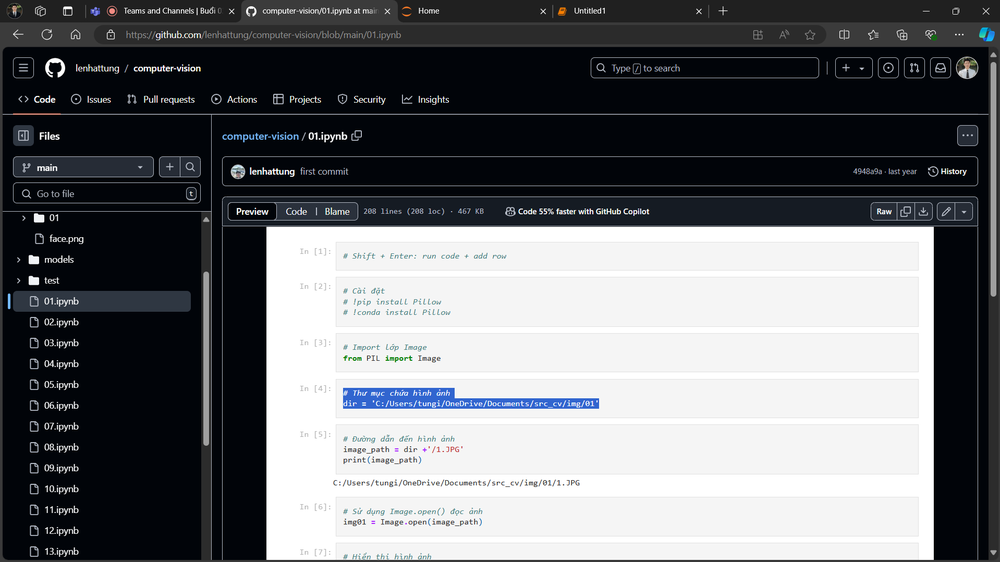
#> input picture img/1.png, 1000 x 562 px, shrunk from 1918 x 1078 before the run, found by its file name
$ jupyter execute Untitled9.ipynb
#> lines starting #> are read from the running program, lines starting #| are printed output that depends on the picture
[cell 1]
from PIL import Image
import matplotlib.pyplot as plt
import numpy as np

[cell 2]
# Đường dẫn ảnh
my_path = 'C:/Users/Administrator/Documents/Hieu2024/ThiGiacMayTinh/BaiTapTGMT/img/1.png'
# Đọc ảnh
im = Image.open(my_path)
#> im is the input picture: PIL image 1000x562 RGBA; mean R, G, B, A 107.7, 109.7, 112.9, 255
plt.imshow(im)

[cell 3]
# Chuyển sang ảnh xám
im_gray = im.convert('L')
plt.imshow(im_gray, cmap='gray')

[cell 4]
im_array = np.array(im_gray)
print(im_array)
#> (printed output is left out)

[cell 5]
# Tạo một hình vẽ mới
plt.figure()
plt.hist(im_array.flatten(), bins=128)
plt.title('Biểu đồ Histogram của ảnh')
plt.xlabel('Giá trị của pixel')
plt.ylabel('Số lượng')
plt.show()
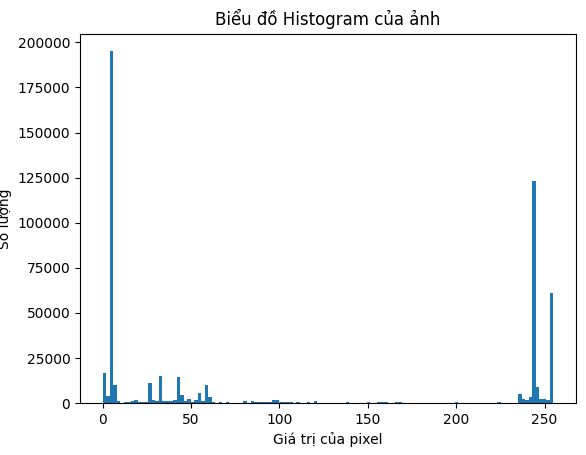
#> figure drawn by matplotlib, 1 panel; tallest bar 195119 high, from x = 3.98 to 5.98

[cell 6]
# Làm nổi bật đường biên
plt.figure()
plt.gray()
plt.contour(im_gray, origin="image")
plt.show()
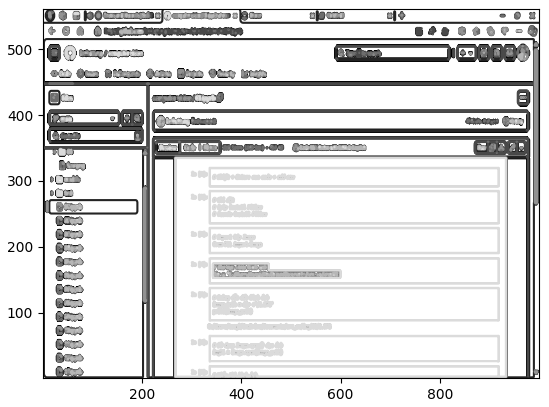
#> figure drawn by matplotlib, 1 panel

[cell 7]
# Đường dẫn ảnh
my_path = 'C:/Users/Administrator/Documents/Hieu2024/ThiGiacMayTinh/BaiTapTGMT/img/1.png'

# Đọc ảnh và hiển thị ảnh với trục tọa độ
im = Image.open(my_path).convert("L")

# Hiển thị ảnh trên trục tọa độ
plt.imshow(im)

# Tạo một ình vẽ mới
plt.figure()

# Đặt màu sắc là xám
plt.gray()

# Vẽ biểu đồ đường biên (contour) của ảnh
plt.contour(im, origin="image")

# Đảm bảo tỷ lệ trục x và trục y trên biểu đồ là bằng nhau
plt.axis('equal')

# hiển thị ảnh
plt.show()
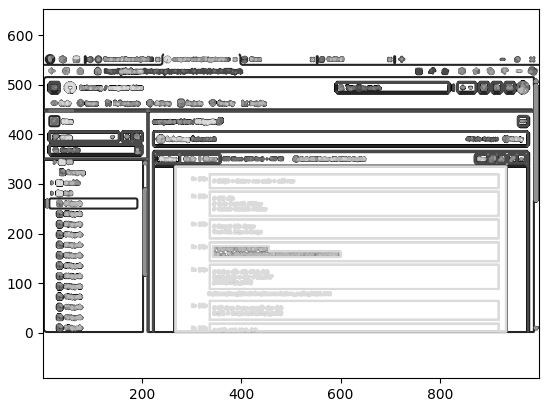
#> figure drawn by matplotlib, 1 panel
